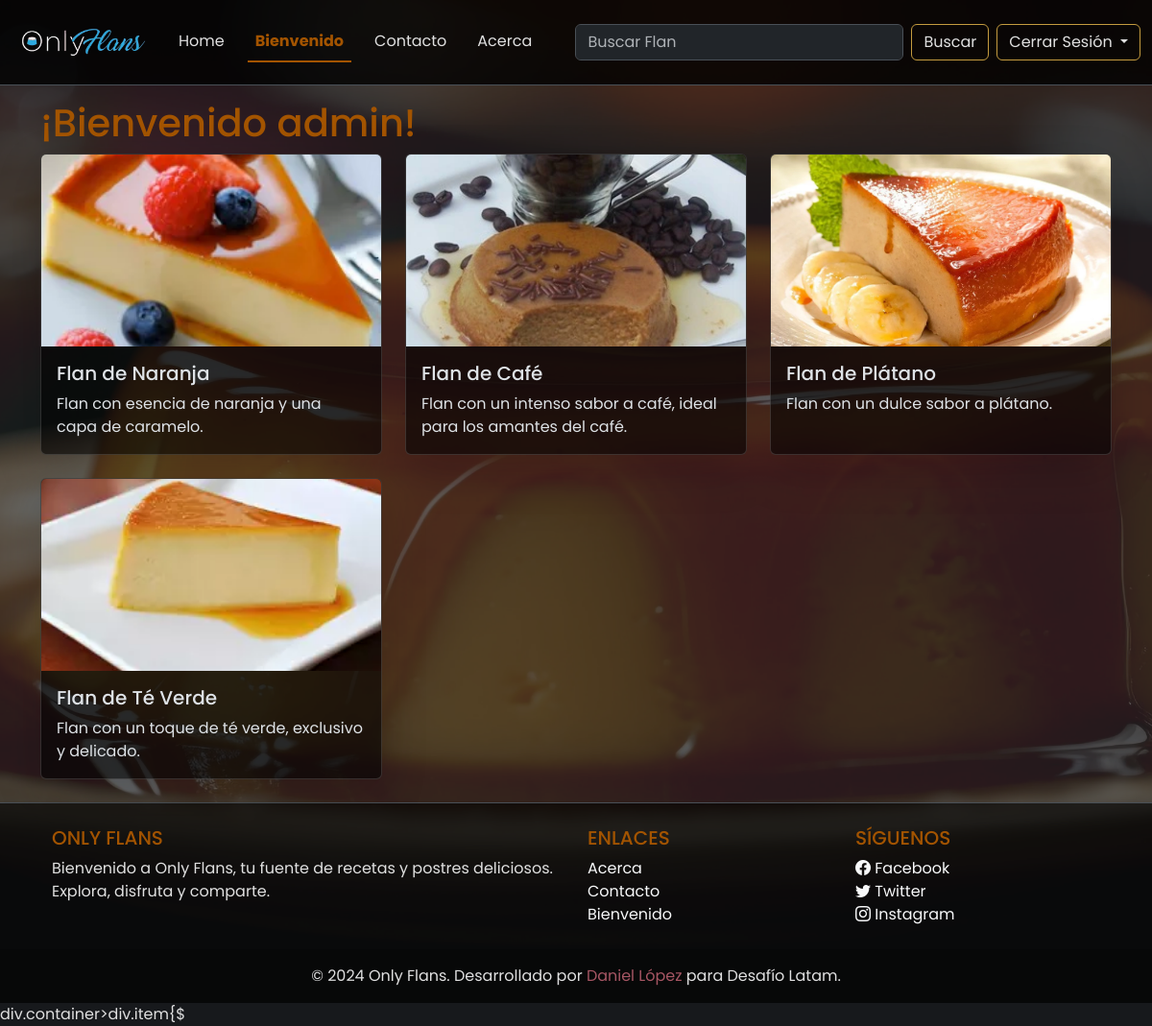
The page /welcome/ (signed in) on the database as committed earlier.
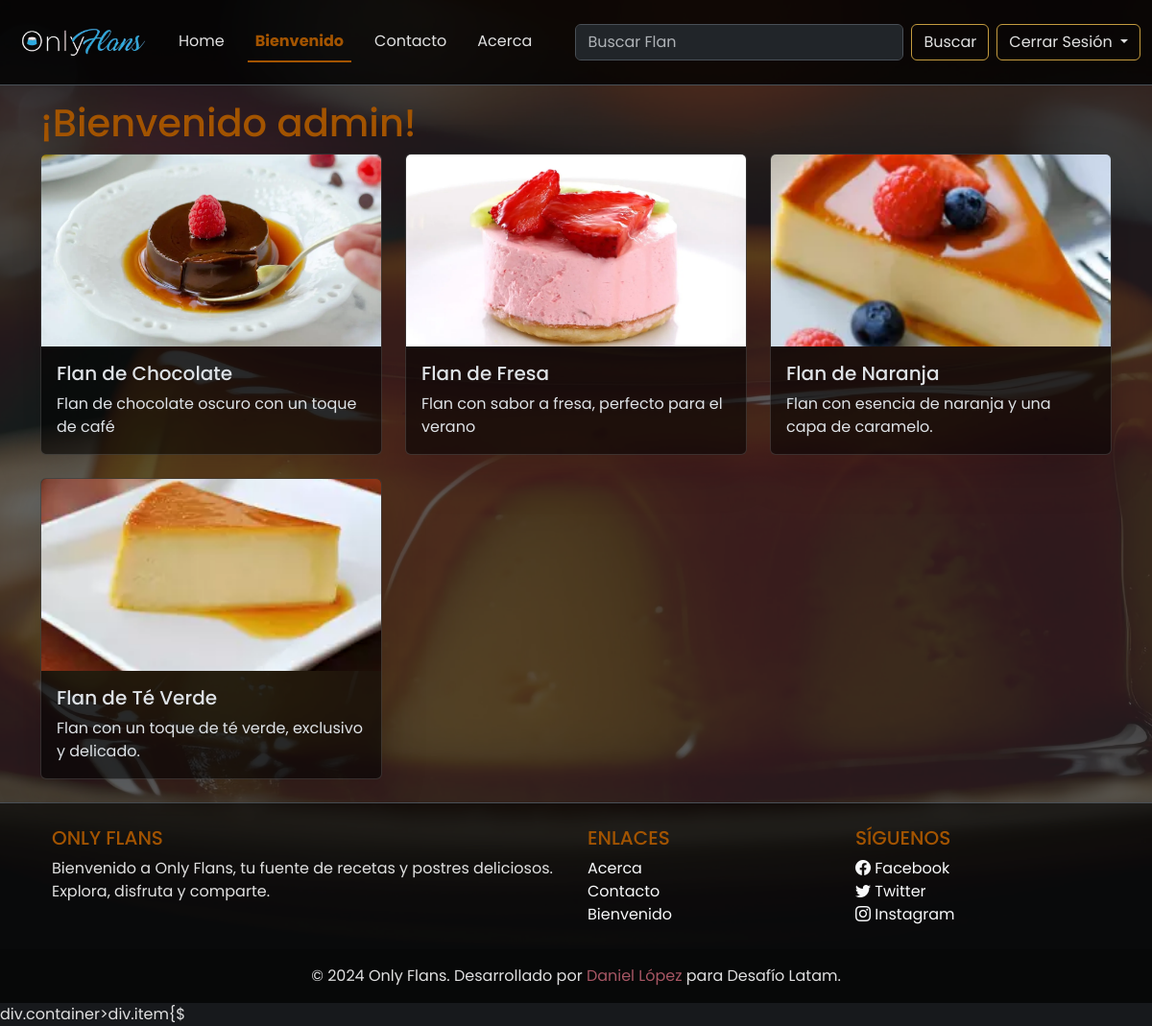
The same page on the database as committed later.
### web/models.py (models this page shows, shortened)
class Flan(models.Model):
    flan_uuid = models.UUIDField(default=uuid.uuid4, editable=False, unique=True)
    name = models.CharField(max_length=64)
    normalized_name = models.CharField(max_length=64, editable=False)
    description = models.TextField()
    image_url = models.CharField(max_length=255)
    slug = models.SlugField(unique=True)
    is_private = models.BooleanField(default=False)
    created_at = models.DateTimeField(auto_now_add=True)
    updated_at = models.DateTimeField(auto_now=True)
    deleted_at = models.DateTimeField(null=True, blank=True)

### web/views.py (the view)
# urls.py: path("welcome/", welcome, name="welcome"),
@login_required
def welcome(request):
    flanes_privados = Flan.objects.filter(is_private=True)
    return render(request, "web/welcome.html", {"flanes": flanes_privados})

### web/templates/web/welcome.html (shortened to what this page needs)
{% extends 'web/base.html' %}
{% block content %}
<h1>¡Bienvenido {{ user.get_username }}!</h1>
<div class="row">
    {% for flan in flanes %}
    {% include 'web/flan_card.html' %}
    {% endfor %}
</div>
{% endblock %}

### web/templates/web/flan_card.html (shortened to what this page needs)
{% load static %}
<div class="col-md-4 mb-4">
    <a href="{% url 'flan_detail' slug=flan.slug %}" class="text-decoration-none text-dark">
        <div class="card h-100 shadow-lg card-hover card-semitransparent d-flex flex-column">
            <div class="image-container">
                <img src="{% static flan.image_url %}" class="card-img-top img-fluid" alt="{{ flan.name }}">
            </div>
            <div class="card-body d-flex flex-column">
                <h5 class="card-title card-custom">{{ flan.name }}</h5>
                <p class="card-text">{{ flan.description }}</p>
            </div>
        </div>
    </a>
</div>

Rows that differ between the two databases and show on the page:
no longer on this page (row edited): Flan: image_url (picture), name "Flan de Café", description "Flan con un intenso sabor a café, ideal para los amantes del café."
no longer on this page (row edited): Flan: image_url (picture), name "Flan de Plátano", description "Flan con un dulce sabor a plátano."
now on this page (row edited): Flan: image_url (picture), name "Flan de Chocolate", description "Flan de chocolate oscuro con un toque de café"
now on this page (row edited): Flan: image_url (picture), name "Flan de Fresa", description "Flan con sabor a fresa, perfecto para el verano"
